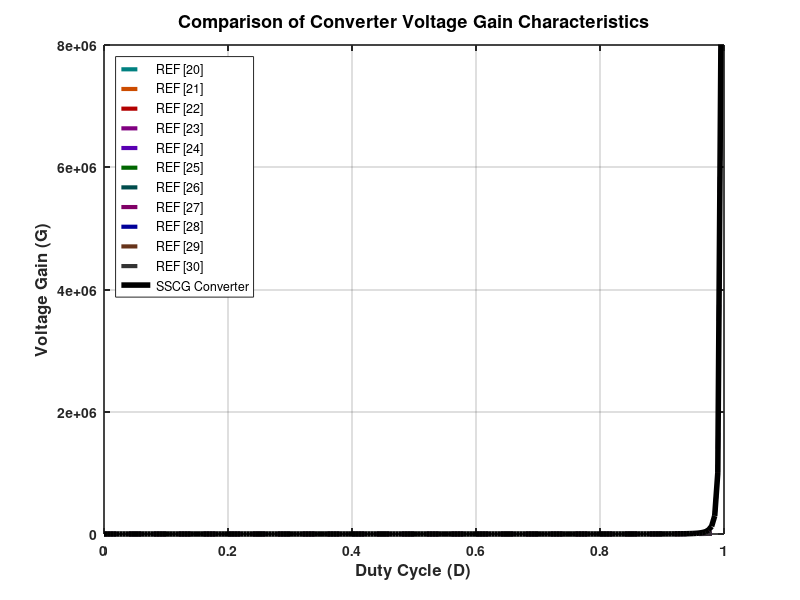

This chart was generated by the following MATLAB code:
clc; clear; close all;

d = 0:0.005:1;   % Duty cycle (avoid d = 1 to prevent division by zero)
hold on

% === Reference Converters (Same colors, thick lines) ===
g20 = (1 + 2*d - 2*d.^2) ./ ((1 - d).^2);
plot(d, g20, '--', 'Color', [0 0.5 0.5], 'LineWidth', 3);   % Dark Cyan

g21 = (1 + d) ./ (1 - d).^2;
plot(d, g21, '--', 'Color', [0.8 0.3 0], 'LineWidth', 3);   % Darker Orange

g22 = 4 ./ (1 - d).^2;
plot(d, g22, '--', 'Color', [0.7 0 0], 'LineWidth', 3);     % Dark Red

g23 = (2 - d).^2 ./ (1 - d).^2;
plot(d, g23, '--', 'Color', [0.5 0 0.5], 'LineWidth', 3);   % Dark Magenta

g24 = (3 - d) ./ (1 - d).^2;
plot(d, g24, '--', 'Color', [0.35 0 0.7], 'LineWidth', 3);  % Dark Violet


g25 = 3 ./ (1 - d).^2;
plot(d, g25, '--', 'Color', [0 0.4 0], 'LineWidth', 3);     % Dark Green

g26 = (4 - 2*d) ./ (1 - d).^2;
plot(d, g26, '--', 'Color', [0 0.3 0.3], 'LineWidth', 3);   % Dark Teal

g27 = (3 - d) ./ (1 - d).^2;
plot(d, g27, '--', 'Color', [0.5 0 0.4], 'LineWidth', 3);   % Dark Purple-Pink

g28 = d ./ ((1 - d).^3);
plot(d, g28, '--', 'Color', [0 0 0.6], 'LineWidth', 3);     % Dark Blue

g29 = 1 ./ (1 - d).^3;
plot(d, g29, '--', 'Color', [0.4 0.2 0.1], 'LineWidth', 3); % Dark Brown

g30 = 1 ./ (1 - d).^2;
plot(d, g30, '--', 'Color', [0.2 0.2 0.2], 'LineWidth', 3);   % Dark Gray (Distinct)


% === SSCG Converter (Solid Black Line) ===
gPC = 1 ./ (1 - d).^3;
plot(d, gPC, '-k', 'LineWidth', 4);   % Solid Black (same width)

% === Labels, Title, and Legend ===
xlabel('Duty Cycle (D)', 'FontWeight', 'bold', 'FontSize', 12)
ylabel('Voltage Gain (G)', 'FontWeight', 'bold', 'FontSize', 12)
title('Comparison of Converter Voltage Gain Characteristics', 'FontWeight', 'bold', 'FontSize', 13)

legend('REF [20]', 'REF [21]', 'REF [22]', 'REF [23]', 'REF [24]', ...
       'REF [25]', 'REF [26]', 'REF [27]', 'REF [28]', 'REF [29]', 'REF [30]', ...
       'SSCG Converter', 'Location', 'northwest');

grid on
box on

set(gca, 'FontWeight', 'bold', 'LineWidth', 1.2)
